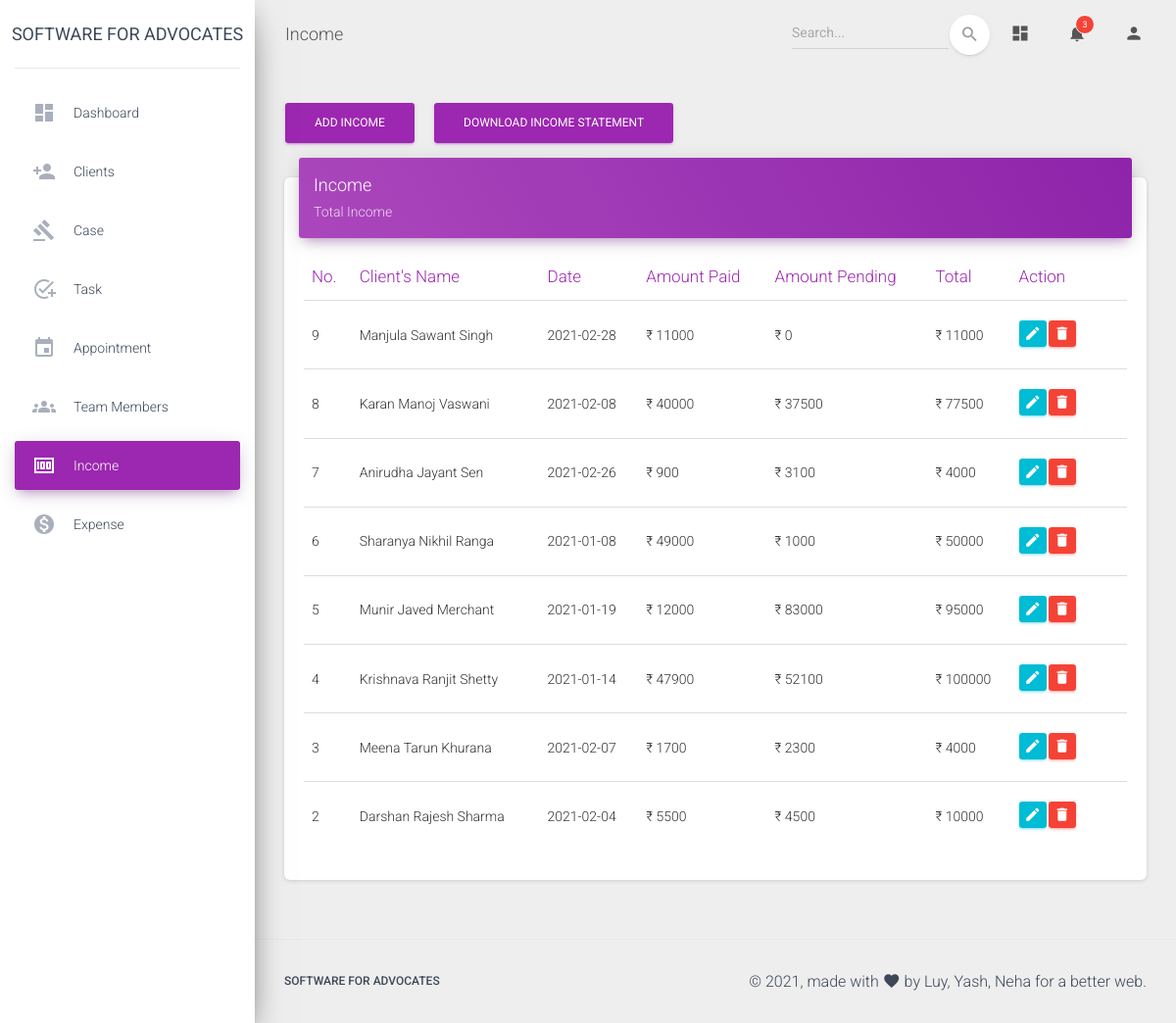
The page /admin/income.php (signed in) on the database its author committed.
### tables this page shows
CREATE TABLE `income` (
  `ID` int(50) NOT NULL,
  `name` varchar(50) NOT NULL,
  `date` varchar(10) NOT NULL,
  `amount_paid` int(10) NOT NULL,
  `total_amount` int(20) NOT NULL
);

### admin/income.php (the view, shortened to what this page needs)
<?php
if(isset($_SESSION['admin']) && $_SESSION['admin']==true) {
  $conn = db_connect();
  $query = "SELECT * from income ORDER BY ID DESC";
  $result = mysqli_query($conn, $query);
?>
<!DOCTYPE html>
<html lang="en">
<head>
  <link rel="stylesheet" href="https://maxcdn.bootstrapcdn.com/font-awesome/latest/css/font-awesome.min.css">
  <link href="../assets/css/material-dashboard.css?v=2.1.2" rel="stylesheet" />
</head>
<body class="">
  <div class="wrapper ">
    <div class="sidebar bg-white" data-color="purple" data-background-color="white">
      <div class="logo bg-white"><a href="#" class="simple-text logo-normal">
          Software for Advocates
        </a></div>
      <div class="sidebar-wrapper bg-white">
        <ul class="nav">
          <li class="nav-item ">
            <a class="nav-link" href="./dashboard.php">
              <i class="material-icons">dashboard</i>
              <p>Dashboard</p>
            </a>
          </li>
          <li class="nav-item ">
            <a class="nav-link" href="./client.php">
              <i class="material-icons">person_add</i>
              <p>Clients</p>
            </a>
          </li>
          <li class="nav-item ">
            <a class="nav-link" href="./cases.php">
              <i class="material-icons">gavel</i>
              <p>Case</p>
            </a>
          </li>
          <li class="nav-item ">
            <a class="nav-link" href="./task.php">
              <i class="material-icons">add_task</i>
              <p>Task</p>
            </a>
          </li>
          <li class="nav-item ">
            <a class="nav-link" href="./appointment.php">
              <i class="material-icons">event</i>
              <p>Appointment</p>
            </a>
          </li>
          <li class="nav-item ">
            <a class="nav-link" href="./teammembers.php">
              <i class="material-icons">groups</i>
              <p>Team members</p>
            </a>
          </li>
          <li class="nav-item active ">
            <a class="nav-link" href="./income.php">
              <i class="material-icons">money</i>
              <p>Income</p>
            </a>
          </li>
          <li class="nav-item ">
            <a class="nav-link" href="./expense.php">
              <i class="material-icons">monetization_on</i>
              <p>Expense</p>
            </a>
          </li>
        </ul>
      </div>
    </div>
    <div class="main-panel">
      <nav class="navbar navbar-expand-lg navbar-transparent navbar-absolute fixed-top ">
        <div class="container-fluid">
          <div class="navbar-wrapper">
            <a class="navbar-brand">Income</a>
          </div>
          <div class="collapse navbar-collapse justify-content-end">
            <form class="navbar-form">
              <div class="input-group no-border">
                <input type="text" id="search" name="search" class="form-control" placeholder="Search..." onkeyup="searchItem()">
                <button type="submit" class="btn btn-white btn-round btn-just-icon">
                  <i class="material-icons">search</i>
                  <div class="ripple-container"></div>
                </button>
              </div>
            </form>
            <ul class="navbar-nav">
              <li class="nav-item">
                <a class="nav-link" href="./dashboard.php">
                  <i class="material-icons">dashboard</i>
                </a>
              </li>
              <li class="nav-item dropdown">
                <a class="nav-link" href="#" id="navbarDropdownMenuLink" data-toggle="dropdown" aria-haspopup="true" aria-expanded="false">
                  <i class="material-icons">notifications</i>
                  <span class="notification">3</span>
                </a>
              </li>
              <li class="nav-item dropdown">
                <a class="nav-link" href="javascript:;" id="navbarDropdownProfile" data-toggle="dropdown" aria-haspopup="true" aria-expanded="false">
                  <i class="material-icons">person</i>
                </a>
              </li>
            </ul>
          </div>
        </div>
      </nav>
      <div class="content">
        <div class="container-fluid">
          <div class="row">
            <div class="col-md-4 col-lg-2">
              <a href="./addincome.php" class="btn btn-primary" role="button">Add Income</a>
            </div>
            <div class="col-md-4 col-lg-2">
              <button type="button" class="btn btn-primary" name="dis" id="dis" data-toggle="modal" data-target="#datemodal">Download Income Statement</button>
            </div>
          </div>
          <div class="row">
            <div class="col-lg-12 col-md-12">
              <div class="card">
                <div class="card-header card-header-primary">
                  <h4 class="card-title">Income</h4>
                  <p class="card-category">Total Income</p>
                </div>
                <div class="card-body table-responsive">
                  <table class="table table-hover">
                    <thead class="text-primary">
                      <th>No.</th>
                      <th>Client's Name</th>
                      <th>Date</th>
                      <th>Amount Paid</th>
                      <th>Amount Pending</th>
                      <th>Total</th>
                      <th>Action</th>
                    </thead>
                    <tbody>
                    <?php while($array = mysqli_fetch_assoc($result)): ?>
                      <tr>
                        <td><?php echo $array['ID']; ?></td>
                        <td><?php echo $array['name']; ?></td>
                        <td><?php echo $array['date']; ?></td>
                        <td><?php echo "₹ ".$array['amount_paid']; ?></td>
                        <td><?php $amount_pending = $array['total_amount']-$array['amount_paid']; echo "₹ ".$amount_pending; ?></td>
                        <td><?php echo "₹ ".$array['total_amount']; ?></td>
                        <td class="td-actions text-middle">
                          <div class='row'>
                          <div class='col-1 form-group'>
                          <form method= "post" action ="./editincome.php">
                            <button type="submit" rel="tooltip" class="btn btn-info" name='edit' value="<?php echo $array['ID']; ?>">
                                <i class="material-icons">edit</i>
                            </button>
                          </form>
                          </div>
                          <div class='col-1 form-group'>
                          <form method= "post" action ="./deleteincome.php">
                            <button type="submit" rel="tooltip" class="btn btn-danger" name='delete' onclick="return confirm('Are you sure?');" value="<?php echo $array['ID']; ?>">
                                <i class="material-icons">delete</i>
                            </button>
                          </form>
                          </div>
                          </div>
                        </td>
                      </tr>
                    <?php endwhile; ?>
                    </tbody>
                  </table>
                </div>
              </div>
            </div>
          </div>
        </div>
      </div>
      <footer class="footer">
        <div class="container-fluid">
          <nav class="float-left">
            <ul>
              <li>
                <a>
                  Software for Advocates
                </a>
              </li>
            </ul>
          </nav>
          <div class="copyright float-right">
            &copy;
            , made with <i class="material-icons">favorite</i> by
            Luy, Yash, Neha for a better web.
          </div>
        </div>
      </footer>
    </div>
  </div>
</body>
</html>
<?php
}
else {
  header("Location: ../index.php");
}
?>

### rows shown on the page
income: ID "9", name "Manjula Sawant Singh", date "2021-02-28", amount_paid "11000", amount_pending "0", total_amount "11000"
income: ID "8", name "Karan Manoj Vaswani", date "2021-02-08", amount_paid "40000", amount_pending "37500", total_amount "77500"
income: ID "7", name "Anirudha Jayant Sen", date "2021-02-26", amount_paid "900", amount_pending "3100", total_amount "4000"
income: ID "6", name "Sharanya Nikhil Ranga", date "2021-01-08", amount_paid "49000", amount_pending "1000", total_amount "50000"
income: ID "5", name "Munir Javed Merchant", date "2021-01-19", amount_paid "12000", amount_pending "83000", total_amount "95000"
income: ID "4", name "Krishnava Ranjit Shetty", date "2021-01-14", amount_paid "47900", amount_pending "52100", total_amount "100000"
income: ID "3", name "Meena Tarun Khurana", date "2021-02-07", amount_paid "1700", amount_pending "2300", total_amount "4000"
income: ID "2", name "Darshan Rajesh Sharma", date "2021-02-04", amount_paid "5500", amount_pending "4500", total_amount "10000"
